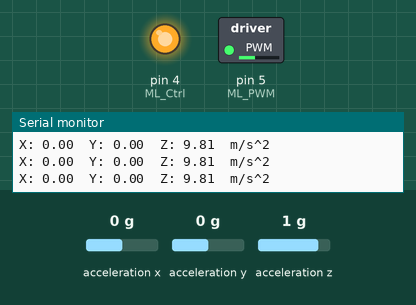
Simulated run of this sketch. Board: Arduino Uno, built with avr-gcc and run on an emulated ATmega328P. On the bench: switched loads named in the sketch (green lamp = pin HIGH), output pins drawn as LEDs (lit = HIGH), the last lines printed to the serial monitor. Inputs (shaded band) come from the test bench; at power-on: acceleration x 0 g, acceleration z 1 g, acceleration y 0 g.

Above: at 1.2 s.
1.3 s: acceleration x set to -1.4 g
At 2.4 s:
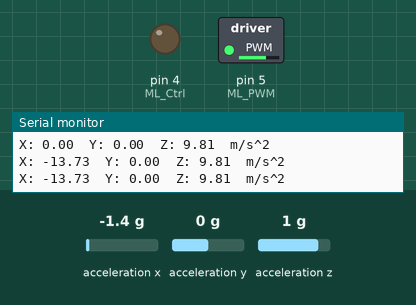
3.5 s: acceleration z set to -1.4 g
At 4.5 s:
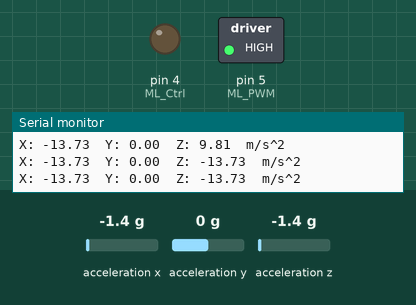
5.5 s: acceleration x set to -0.2 g
7.2 s: acceleration x set to 0.1 g
At 8.7 s:
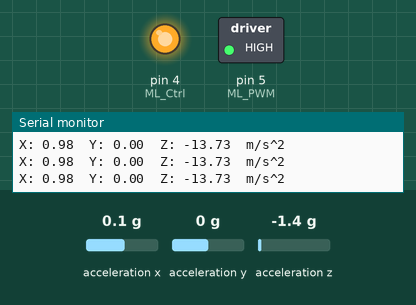
9.5 s: acceleration z set to 0.8 g
At 10.8 s:
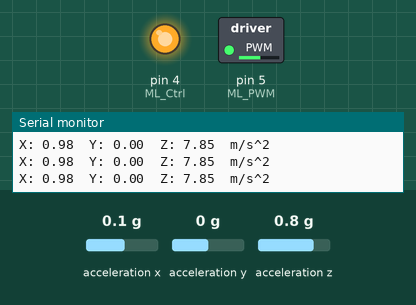
11.5 s: acceleration x set to -0.8 g
At 12.8 s:
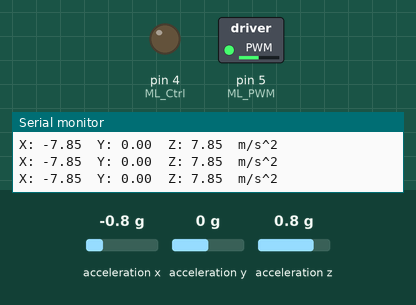
Timing chart, 0 to 14.5 s (numbered marks = the images above; inputs shaded):
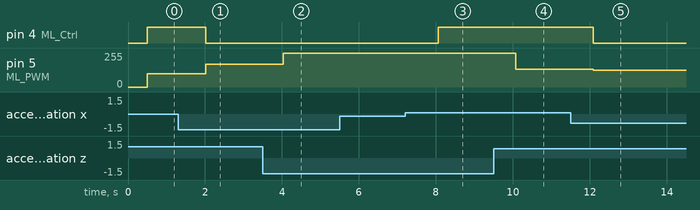

The sketch:

balansera_roboten.ino
```cpp
#include <Wire.h>
#include <Adafruit_Sensor.h>
#include <Adafruit_ADXL345_U.h>
Adafruit_ADXL345_Unified accel = Adafruit_ADXL345_Unified(12345); //  biblioteket till accelerometer

#define ML_Ctrl 4     // define the direction control pin of B motor
#define ML_PWM 5   //define the PWM control pin of B motor

const double setpoint = 0.0; // Setpoint for balancing angle (adjust as needed)
const double Kp = 5.0;        // Proportional gain (adjust as needed)
const double Ki = 0.0;        // Integral gain (adjust as needed)
const double Kd = 0.0;        // Derivative gain (adjust as needed)

double prevError = 0;
double integral = 0;

void setup() {
  pinMode(ML_PWM, OUTPUT);
  pinMode(ML_Ctrl, OUTPUT);

  accel.begin();
  accel.setRange(ADXL345_RANGE_2_G); // Adjust the range as needed
    Serial.begin(9600);  //Den är till för att sätta igång accelerometer
   if(!accel.begin())
   {
      Serial.println("No valid sensor found");
      while(1);
   }
}

void loop() {
  sensors_event_t event;
  accel.getEvent(&event);
  double angle = atan2(event.acceleration.x, event.acceleration.z) * 180 / M_PI;

  double error = angle - setpoint;
  integral += error;
  double derivative = error - prevError;

  double pwmOutput = Kp * error + Ki * integral + Kd * derivative;

  // Adjust motor speeds using the PWM values
  int motorSpeed = 100; // Set a base motor speed
  int motorSpeedLeft = motorSpeed + pwmOutput;


  // Ensure motor speeds are within limits
  motorSpeedLeft = constrain(motorSpeedLeft, -255, 255);

   accel.getEvent(&event); //Skriver ut x axeln,y axeln och z axeln i terminalen
   Serial.print("X: "); Serial.print(event.acceleration.x); Serial.print("  ");
   Serial.print("Y: "); Serial.print(event.acceleration.y); Serial.print("  ");
   Serial.print("Z: "); Serial.print(event.acceleration.z); Serial.print("  ");
   Serial.println("m/s^2 ");
   delay(500);


  // Control the motors
  if (motorSpeedLeft > 0) {
    analogWrite(ML_PWM, motorSpeedLeft);
    digitalWrite(ML_Ctrl, HIGH); // Forward
  } else {
    analogWrite(ML_PWM, -motorSpeedLeft);
    digitalWrite(ML_Ctrl, LOW); // Reverse
  }

  prevError = error;
}
```

Measured:
- the behaviour switches between -0.1 and 0 g on acceleration x (found by bisection; images 2 and 3)
- after the input at 1.3 s, pin 4 (ML_Ctrl): HIGH → LOW after 0.72 s; pin 5 (ML_PWM): 100/255 → 172/255 after 0.72 s
- after the input at 3.5 s, pin 5 (ML_PWM): 172/255 → 255/255 after 0.53 s
- after the input at 7.2 s, pin 4 (ML_Ctrl): LOW → HIGH after 0.86 s
- after the input at 9.5 s, pin 5 (ML_PWM): 255/255 → 135/255 after 0.58 s
- after the input at 11.5 s, pin 4 (ML_Ctrl): HIGH → LOW after 0.59 s; pin 5 (ML_PWM): 135/255 → 125/255 after 0.59 s
